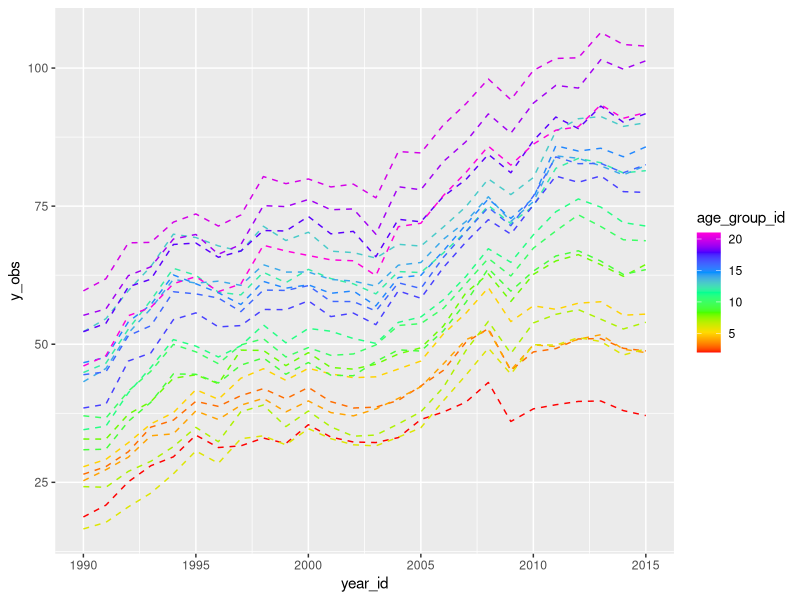
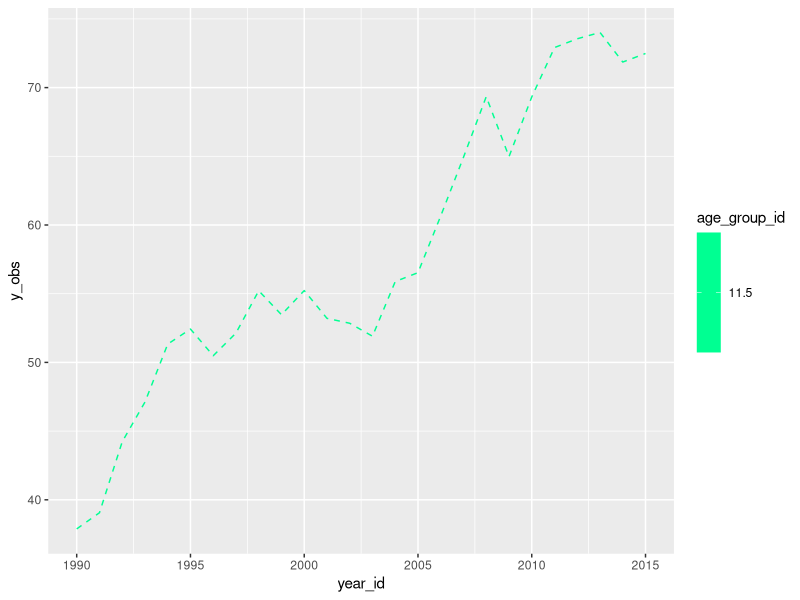
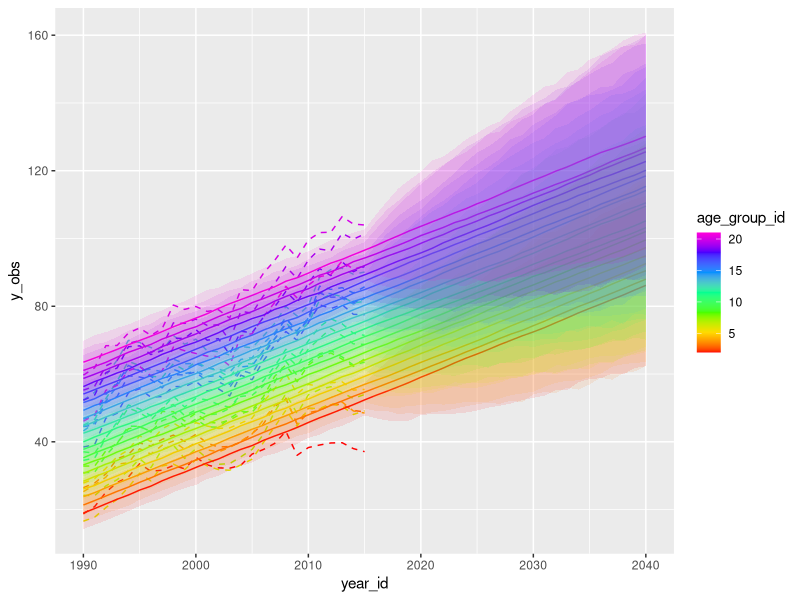
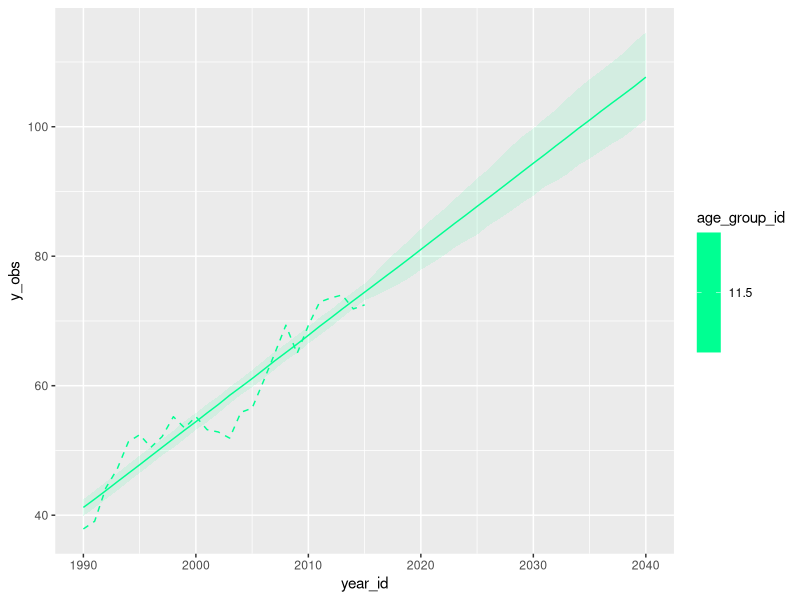
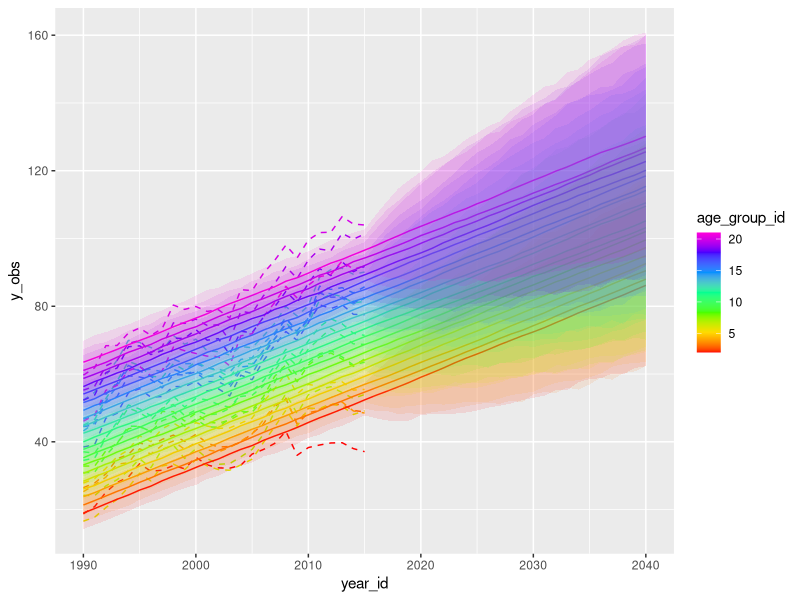
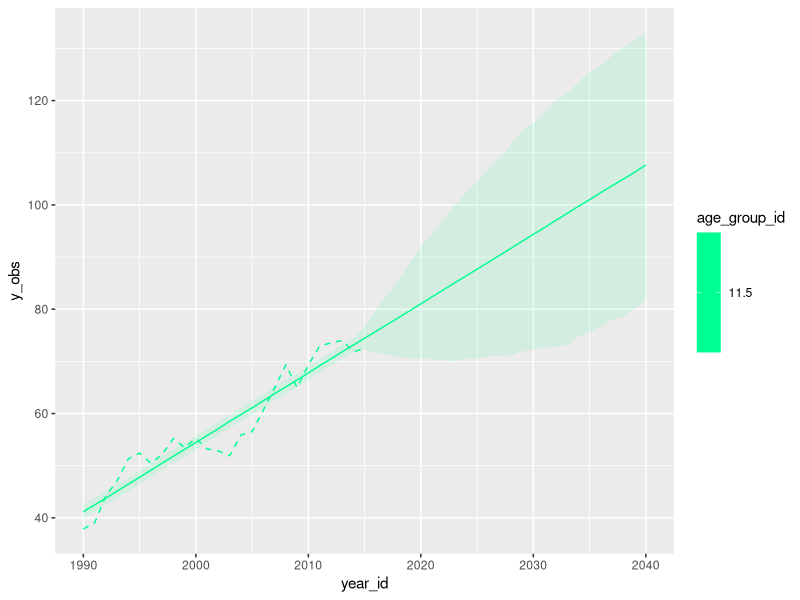

Write R code to recreate these figures, in order.
rm(list=ls())
library(mvtnorm)
library(ggplot2)
library(data.table)
library(dplyr)
library(MASS)
set.seed(123)

Q_ar1 <- function(N, sigma, rho){
    Q <- matrix(0, nrow=N, ncol=N)
    Q[1,1] <- 1.
    for(i in 2:N){
        Q[i,i] <- 1 + rho**2
        Q[i-1,i] <- -1 * rho
        Q[i,i-1] <- -1 * rho
    }
    Q[N,N] <- 1.
    (1 / sigma**2) * Q
}

RW <- function(N, sigma, burn_in=1){
    time_series <- rnorm(N, mean=0, sd=sigma)
    for(i in (burn_in + 1):N){
        time_series[i] <- rnorm(1, mean=time_series[i-1], sd=sigma)
    }
    return(time_series)
}

RW_draws <- function(draws, N, sigma, burn_in=1){
    sapply(1:draws, function(x) RW(N, sigma, burn_in))
}

time_plot <- function(df, title=""){
    p <- ggplot(df, aes(year_id, y_obs, group=age_group_id, 
                            colour=age_group_id, fill=age_group_id)) +
        geom_path(linetype="dashed", na.rm=T) +
        scale_color_gradientn(colors=rainbow(7)) +
        scale_fill_gradientn(colors=rainbow(7))
    if("y_pred" %in% names(df)){
        p <- p + geom_line(data=df, aes(x=year_id, y=y_pred, 
                                        colour=age_group_id, 
                                        group=age_group_id))
    }
    if("y_lower" %in% names(df)){
        p <- p + geom_ribbon(aes(ymin=y_lower, ymax=y_upper), alpha=0.1, linetype="blank")
    }
    p
}

age_avg <- function(df){
    df_avg <- df[,lapply(.SD, mean), by=year_id]
    df_avg$y_pred <- apply(df_avg[,new_cols, with=F], 1, mean)
    df_avg$y_lower <- apply(df_avg[,new_cols, with=F], 1, quantile, .025)
    df_avg$y_upper <- apply(df_avg[,new_cols, with=F], 1, quantile, .975)
    df_avg
}

age_group_id <- 2:21 # age groups
time_points <- 1990:2015 # number of time points 
forecasting_time_points <- 1990:2040 # forcasted time series
A_ <- length(age_group_id)
T_ <- length(forecasting_time_points)
train_years <- length(time_points)

rho_time <- .99 # correlation over time
rho_age <- .95 # correlation over age
sigma_Q <- 1

Q_age <- Q_ar1(length(age_group_id), sigma_Q, rho_age) # precision matrix for age
dimnames(Q_age) <- list(age_group_id, age_group_id)
Q_time <- Q_ar1(length(time_points), sigma_Q, rho_time) # precision matrix for time
dimnames(Q_time) <- list(time_points, time_points)

Q <- kronecker(Q_age, Q_time, make.dimnames=TRUE) # joint precision matrix
df <- as.data.table(expand.grid(year_id=time_points, age_group_id=age_group_id))

B_time <- 2 # beta on time
B_age <- 2 # beta on age
B0 <- -1990 * 2 # intercept

# observe values which have correlated error
df$y_obs <- B0 + B_time * df$year_id + B_age * df$age_group_id + 
    c(rmvnorm(1, sigma=solve(Q)))

# plot age specific
time_plot(df)

# plot average across ages
time_plot(df[,lapply(.SD, mean), by=year_id])

# fit a model
lm1 <- lm(y_obs ~ year_id + age_group_id, data=df)
summary(lm1)

# lets forecast now with a RW on the residuals independent for each age
df$res <- lm1$res
df$y_hat <- lm1$fitted.values
df[, lag.res:=c(NA, res[-.N]), by=age_group_id]
df[, delta.res:=res - lag.res]

rw_df <- df[,list(sigma.rw=sd(delta.res, na.rm=TRUE)), by=age_group_id]

draws <- 1000
df_forecast <- as.data.table(expand.grid(year_id=forecasting_time_points, 
                                         age_group_id=age_group_id))

sim_draws <- do.call(rbind, lapply(rw_df$sigma.rw, function(x)
    RW_draws(draws, T_, x, length(time_points)))) + 
    df_forecast$year_id * lm1$coefficients[2] + lm1$coefficients[1] + 
    df_forecast$age_group_id * lm1$coefficients[3]

new_cols <- paste0("draw", 1:draws)
dimnames(sim_draws) <- list(NULL, new_cols)

df_forecast <- cbind(df_forecast, sim_draws)


# how do I do this in data table?
df_forecast[,y_pred:=rowMeans(.SD), .SDcols=new_cols]
df_forecast$y_lower <- apply(sim_draws, 1, quantile, .025)
df_forecast$y_upper <- apply(sim_draws, 1, quantile, .975)

df_forecast <- as.data.table(left_join(df_forecast, df))

time_plot(df_forecast)

dff_bad <- age_avg(df_forecast)
time_plot(dff_bad)

df_forecast <- as.data.table(expand.grid(year_id=forecasting_time_points, 
                                         age_group_id=age_group_id))
start_points <- 0:(A_ - 1) * T_ + 1
end_points <- 1:A_ * T_
sim_draw_list <- lapply(1:A_, function(i) 
    sim_draws[start_points[i]:end_points[i],])


# how correlated is the age data in the past?
past_data <- matrix(df$y_obs, nrow=train_years)
age_corr <- median(sapply(2:ncol(past_data), function(x) 
    cor(past_data[,x], past_data[,x-1])))


X_age <- t(sapply(sim_draw_list, colSums))
corr_mat_age <- age_corr**abs(outer(0:(A_-1), 0:(A_-1), "-"))
mvdat <- t(mvrnorm(n=draws, mu=0 * 1:A_, Sigma=corr_mat_age, empirical=TRUE))
ranks <- t(apply(mvdat, 1, rank, ties.method="first"))
sorted_X_age <- t(apply(X_age, 1, function(x) sort(x, index.return=TRUE)$ix))
sorted_age_sims <- lapply(1:A_, function(x) 
    sim_draw_list[[x]][,sorted_X_age[x,]])

age_time_corr_X <- lapply(1:A_, function(x)
    sorted_age_sims[[x]][,ranks[x,]])

sim_draws_corr <- do.call(rbind, age_time_corr_X)
dimnames(sim_draws_corr) <- list(NULL, new_cols)
df_forecast <- cbind(df_forecast, sim_draws_corr)


# how do I do this in data table?
df_forecast[,y_pred:=rowMeans(.SD), .SDcols=new_cols]
df_forecast$y_lower <- apply(sim_draws, 1, quantile, .025)
df_forecast$y_upper <- apply(sim_draws, 1, quantile, .975)

df_forecast <- as.data.table(left_join(df_forecast, df))

# show past data here too
time_plot(df_forecast)

dff <- age_avg(df_forecast)

time_plot(dff)

